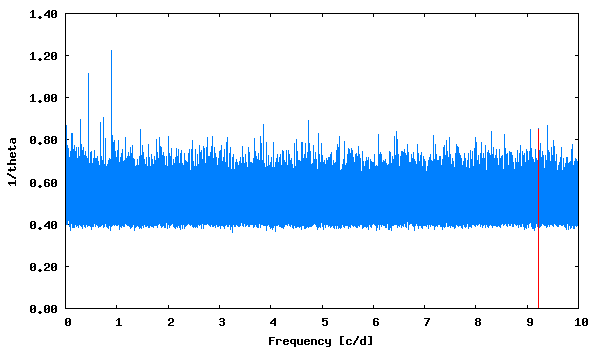

gnuplot code for this plot:
set term png size 600,350 medium
set colors classic
set output "phase_lc_8.lk.png"
set xlabel "Frequency [c/d]"
set ylabel "1/theta"
set format y "%5.2f"
plot [] "lk.periodogram" using 1:2 with lines linecolor 3 title "", "<echo '9.224707  0.85'" with impulses linecolor 1 title ""
 
